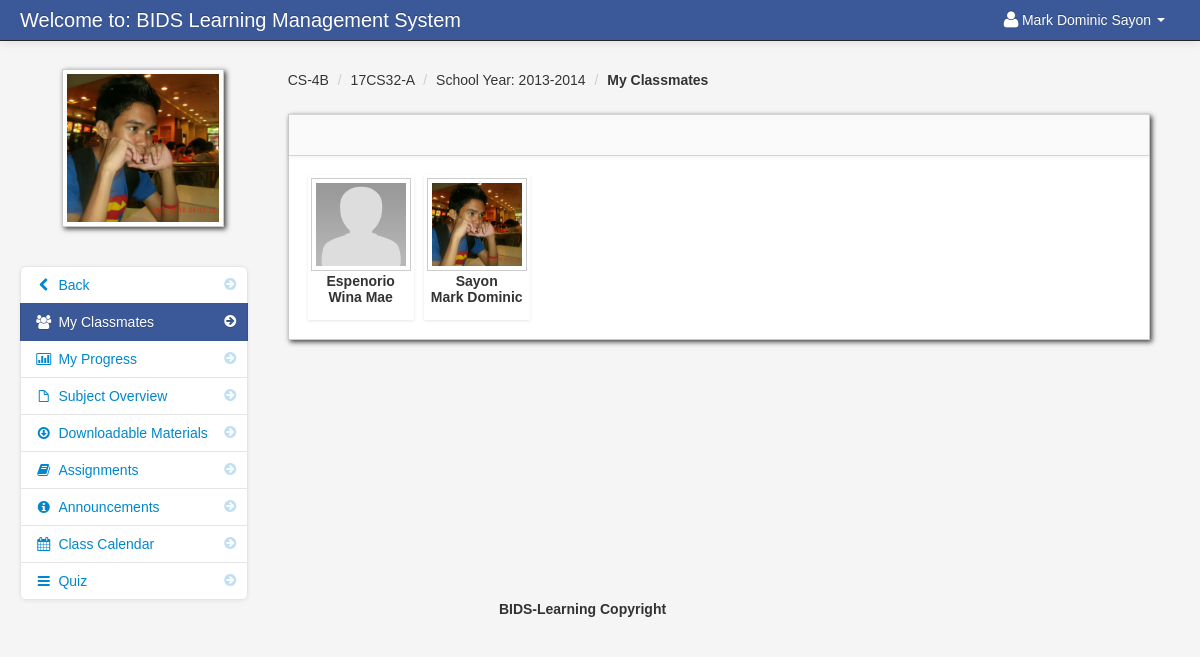
The app's page /my_classmates.php?id=196 (signed in) with its own data.
### tables this page shows
CREATE TABLE `student` (
  `student_id` int(11) NOT NULL,
  `firstname` varchar(100) NOT NULL,
  `lastname` varchar(100) NOT NULL,
  `dob` int(25) NOT NULL,
  `class_id` int(11) NOT NULL,
  `username` varchar(100) NOT NULL,
  `password` varchar(100) NOT NULL,
  `location` varchar(100) NOT NULL,
  `status` varchar(100) NOT NULL,
  `per_no` varchar(25) NOT NULL,
  `gua_no` varchar(25) NOT NULL
);

CREATE TABLE `class` (
  `class_id` int(11) NOT NULL,
  `class_name` varchar(100) NOT NULL,
  `did` int(20) NOT NULL
);

CREATE TABLE `subject` (
  `subject_id` int(11) NOT NULL,
  `subject_code` varchar(100) NOT NULL,
  `subject_title` varchar(100) NOT NULL,
  `category` varchar(100) NOT NULL,
  `description` longtext NOT NULL,
  `unit` int(11) NOT NULL,
  `Pre_req` varchar(100) NOT NULL,
  `semester` varchar(100) NOT NULL,
  `cid` int(20) NOT NULL
);

CREATE TABLE `teacher_class` (
  `teacher_class_id` int(11) NOT NULL,
  `teacher_id` int(11) NOT NULL,
  `class_id` int(11) NOT NULL,
  `subject_id` int(11) NOT NULL,
  `thumbnails` varchar(100) NOT NULL,
  `school_year` varchar(100) NOT NULL,
  `department_id` int(20) NOT NULL
);

CREATE TABLE `teacher_class_student` (
  `teacher_class_student_id` int(11) NOT NULL,
  `teacher_class_id` int(11) NOT NULL,
  `student_id` int(11) NOT NULL,
  `teacher_id` int(11) NOT NULL
);

### session.php (called while the page is built, shortened)
<?php
$session_id=$_SESSION['id'];
?>

### my_classmates.php (the view, shortened to what this page needs)
<?php include('header_dashboard.php'); ?>
<?php include('session.php'); ?>
<?php $get_id = $_GET['id']; ?>
    <body>
		<?php include('navbar_student.php'); ?>
        <div class="container-fluid">
            <div class="row-fluid">
				<?php include('my_classmates_link.php'); ?>
                <div class="span9" id="content">
                     <div class="row-fluid">
					<?php $query = mysqli_query($conn,"select * from teacher_class_student
					LEFT JOIN teacher_class ON teacher_class.teacher_class_id = teacher_class_student.teacher_class_id
					JOIN class ON class.class_id = teacher_class.class_id
					JOIN subject ON subject.subject_id = teacher_class.subject_id
					where student_id = '$session_id'
					")or die(mysqli_error());
					$row = mysqli_fetch_array($query);
					?>
					     <ul class="breadcrumb">
							<li><a href="#"><?php echo $row['class_name']; ?></a> <span class="divider">/</span></li>
							<li><a href="#"><?php echo $row['subject_code']; ?></a> <span class="divider">/</span></li>
							<li><a href="#">School Year: <?php echo $row['school_year']; ?></a> <span class="divider">/</span></li>
							<li><a href="#"><b>My Classmates</b></a></li>
						</ul>
                        <div id="block_bg" class="block">
                            <div class="navbar navbar-inner block-header">
                            </div>
                            <div class="block-content collapse in">
                                <div class="span12">
									<ul	 id="da-thumbs" class="da-thumbs">
										    <?php
														$my_student = mysqli_query($conn,"SELECT *
														FROM teacher_class_student
														LEFT JOIN student ON student.student_id = teacher_class_student.student_id
														INNER JOIN class ON class.class_id = student.class_id where teacher_class_id = '$get_id' order by lastname ")or die(mysqli_error());
														while($row = mysqli_fetch_array($my_student)){
														$id = $row['teacher_class_student_id'];
														?>
											<li id="del<?php echo $id; ?>">
												<a  class="classmate_cursor" href="#">
														<img id="student_avatar_class" src ="admin/<?php echo $row['location'] ?>" width="124" height="140" class="img-polaroid">
												</a>
												<p class="class"><?php echo $row['lastname'];?></p>
												<p class="subject"><?php echo $row['firstname']; ?></p>
											</li>
									<?php } ?>
									</ul>
                                </div>
                            </div>
                        </div>
                    </div>
                </div>
            </div>
		<?php include('footer.php'); ?>
        </div>
		<?php include('script.php'); ?>
    </body>
</html>

### navbar_student.php (shortened to what this page needs)
<div class="navbar navbar-fixed-top navbar-inverse">
        <div class="navbar-inner">
            <div class="container-fluid">
                <a class="brand" href="#">Welcome to: BIDS Learning Management System</a>
					<div class="nav-collapse collapse">
						<ul class="nav pull-right">
							<?php $query= mysqli_query($conn,"select * from student where student_id = '$session_id'")or die(mysqli_error());
									$row = mysqli_fetch_array($query);
							?>
							<li class="dropdown">
								<a href="#" role="button" class="dropdown-toggle" data-toggle="dropdown"> <i class="icon-user icon-large"></i><?php echo $row['firstname']." ".$row['lastname'];  ?> <i class="caret"></i></a>
							</li>
						</ul>
					</div>
            </div>
        </div>
</div>

### my_classmates_link.php (shortened to what this page needs)
<div class="span3" id="sidebar">
	<img id="avatar" src="admin/<?php echo $row['location']; ?>" class="img-polaroid">
		<ul class="nav nav-list bs-docs-sidenav nav-collapse collapse">
				<li class=""><a href="dashboard_student.php"><i class="icon-chevron-right"></i><i class="icon-chevron-left"></i>&nbsp;Back</a></li>
				<li class="active"><a href="my_classmates.php<?php echo '?id='.$get_id; ?>"><i class="icon-chevron-right"></i><i class="icon-group"></i>&nbsp;My Classmates</a></li>
				<li class=""><a href="progress.php<?php echo '?id='.$get_id; ?>"><i class="icon-chevron-right"></i><i class="icon-bar-chart"></i>&nbsp;My Progress</a></li>
				<li class=""><a href="subject_overview_student.php<?php echo '?id='.$get_id; ?>"><i class="icon-chevron-right"></i><i class="icon-file"></i>&nbsp;Subject Overview</a></li>
				<li class=""><a href="downloadable_student.php<?php echo '?id='.$get_id; ?>"><i class="icon-chevron-right"></i><i class="icon-download"></i>&nbsp;Downloadable Materials</a></li>
				<li class=""><a href="assignment_student.php<?php echo '?id='.$get_id; ?>"><i class="icon-chevron-right"></i><i class="icon-book"></i>&nbsp;Assignments</a></li>
				<li class=""><a href="announcements_student.php<?php echo '?id='.$get_id; ?>"><i class="icon-chevron-right"></i><i class="icon-info-sign"></i>&nbsp;Announcements</a></li>
				<li class=""><a href="class_calendar_student.php<?php echo '?id='.$get_id; ?>"><i class="icon-chevron-right"></i><i class="icon-calendar"></i>&nbsp;Class Calendar</a></li>
				<li class=""><a href="student_quiz_list.php<?php echo '?id='.$get_id; ?>"><i class="icon-chevron-right"></i><i class="icon-reorder"></i>&nbsp;Quiz</a></li>
		</ul>
</div>

### admin/assets/styles.css (style rules this page uses)
body { padding-top: 60px; padding-bottom: 40px; background-color: #f5f5f5; }
#content { margin-left:0px; }
.breadcrumb { margin: 0 0 0px; padding: 10px 0px; background-color: transparent; }
.block { background: url("../images/pixel-60fff.png") repeat scroll 0 0 rgba(0, 0, 0, 0) !important; border: 1px solid #ccc; background: white; margin: 1em 0em; border-top: none; -webkit-box-shadow: 2px 2px 5px rgba(0, 0, 6, 0.75); -moz-box-shadow: 2px 2px 5px rgba(0, 0, 6, 0.75); box-shadow: 2px 2px 5px rgba(0, 0, 6, 0.75); }
.block-content { margin: 1em; min-height: .25em; }
.block-header { margin-bottom: 0px; border-right: none; border-left: none; -webkit-border-radius: 0px; -moz-border-radius: 0px; border-radius: 0px; }
.bs-docs-sidenav { max-width: 228px; margin: 30px 0 0; padding: 0; background-color: #fff; -webkit-border-radius: 6px; -moz-border-radius: 6px; border-radius: 6px; -webkit-box-shadow: 0 1px 4px rgba(0,0,0,.065); -moz-box-shadow: 0 1px 4px rgba(0,0,0,.065); box-shadow: 0 1px 4px rgba(0,0,0,.065); }
.bs-docs-sidenav > li > a { display: block; width: 190px \9; margin: 0 0 -1px; padding: 8px 14px; border: 1px solid #e5e5e5; }
.bs-docs-sidenav > li:first-child > a { -webkit-border-radius: 6px 6px 0 0; -moz-border-radius: 6px 6px 0 0; border-radius: 6px 6px 0 0; }
.bs-docs-sidenav > li:last-child > a { -webkit-border-radius: 0 0 6px 6px; -moz-border-radius: 0 0 6px 6px; border-radius: 0 0 6px 6px; }
.bs-docs-sidenav > .active > a { position: relative; z-index: 2; padding: 9px 15px; border: 0; text-shadow: 0 1px 0 rgba(0,0,0,.15); -webkit-box-shadow: inset 1px 0 0 rgba(0,0,0,.1), inset -1px 0 0 rgba(0,0,0,.1); -moz-box-shadow: inset 1px 0 0 rgba(0,0,0,.1), inset -1px 0 0 rgba(0,0,0,.1); box-shadow: inset 1px 0 0 rgba(0,0,0,.1), inset -1px 0 0 rgba(0,0,0,.1); }
.bs-docs-sidenav .icon-chevron-right { float: right; margin-top: 2px; margin-right: -6px; opacity: .25; }
.bs-docs-sidenav .active .icon-chevron-right, .bs-docs-sidenav .active a:hover .icon-chevron-right { opacity: 1; }

### admin/assets/style.css (style rules this page uses)
.da-thumbs { float: left; list-style: none outside none; margin: 0; padding: 0; position: relative; }
.da-thumbs li { float: left; margin: 5px; padding: 3px; position: relative; box-shadow: 0 1px 3px rgba(0,0,0,0.1); }
.da-thumbs li a, .da-thumbs li a img { display: block; position: relative; }
.da-thumbs li a { overflow: hidden; }
.class { font-family: helvetica !important; font-weight: bold; text-align: center; }
.subject { font-family: helvetica !important; font-weight: bold; text-align: center; margin-top: -14px; }

### records on screen
student: firstname "Mark Dominic", lastname "Sayon", location (picture)
class: class_name "CS-4B"
subject: subject_code "17CS32-A"
teacher_class: school_year "2013-2014"
teacher_class_student: student.location (placeholder picture), student.lastname "Espenorio", student.firstname "Wina Mae"
teacher_class_student: student.location (picture), student.lastname "Sayon", student.firstname "Mark Dominic"
